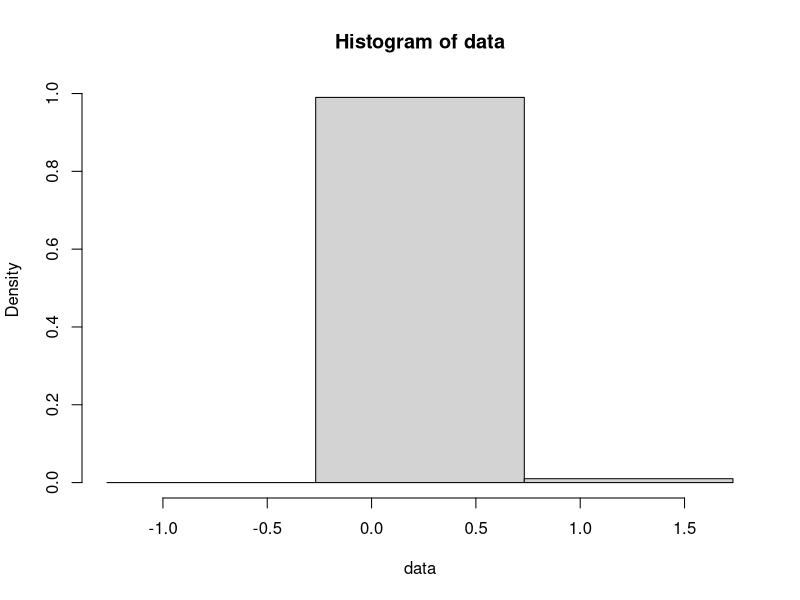

This chart was generated by the following R code:
library(MASS)

rm(list=ls())
cat("\014")

mysteryDATA = read.table(file="mysteryDATA.dat")
attach(mysteryDATA)
#summary(mysteryDATA)

#choose data set
data=d5
summary(data)
min=min(data)
max=max(data)
size=length(data)

#eliminate bad distributions
by=max/10
isDisc = TRUE
isExp = TRUE
isGamma = TRUE
isBeta = TRUE
for(i in data){
	if((i %% 1) > 0){
	  by=1
		isDisc = FALSE
	}
	if(i < 0){
		isExp = FALSE
		isGamma = FALSE
		isBeta = FALSE
	}
  if(i > 0){
    isBeta = FALSE
  }
}

seq=seq(min-1-by/2,max+1+by/2,by)
hist(data,seq,prob=TRUE)

#find best fit distribution
if(isDisc){
	#fitBinom = 1
	fitGeom = fitdistr(data,"geometric")
	#fitHyper = 1
	fitPois = fitdistr(data,"Poisson")
	fitNBinom = fitdistr(data,"negative binomial") 
} else {
	#fitUnif = 1
	fitNorm = fitdistr(data,"normal")
	if(isExp){fitExp = fitdistr(data,"exponential")}
	if(isGamma){fitGamma = fitdistr(data,"gamma")}
	#fitChi = fitdistr(data,"chi-squared", list(df=1,ncp=0))
	if(isBeta){
	  fitBeta1 = fitdistr(data,"beta", list(shape1 = 0.5, shape2 = 0.5))
	  fitBeta2 = fitdistr(data,"beta", list(shape1 = 0.5, shape2 = 1))
	  fitBeta3 = fitdistr(data,"beta", list(shape1 = 0.5, shape2 = 2))
	  fitBeta4 = fitdistr(data,"beta", list(shape1 = 1, shape2 = 0.5))
	  fitBeta5 = fitdistr(data,"beta", list(shape1 = 1, shape2 = 1))
	  fitBeta6 = fitdistr(data,"beta", list(shape1 = 1, shape2 = 2))
	  fitBeta7 = fitdistr(data,"beta", list(shape1 = 2, shape2 = 0.5))
	  fitBeta8 = fitdistr(data,"beta", list(shape1 = 2, shape2 = 1))
	  fitBeta9 = fitdistr(data,"beta", list(shape1 = 2, shape2 = 2))
	}
}

#print best distribution(s)
x=seq(min,max,1)
#discrete distributions
if(exists("fitBinom")){
  print(fitBinom)
  line=dbinom(x,size=fitBinom[1])
  lines(x,line,col="red",lty="dashed",lwd=2)
}
if(exists("fitGeom")){
  print(fitGeom)
  line=dgeom(x,prob=fitGeom$estimate[1])
  lines(x,line,col="green",lty="dotted",lwd=2)
}
if(exists("fitHyper")){
  print(fitHyper)
  line=dhyper(x,m=,n=,k=)
  lines(x,line,col="blue",lty="dotdash",lwd=2)
}
if(exists("fitPois")){
  print(fitPois)
  line=dpois(x,lambda=fitPois$estimate[1])
  lines(x,line,col="violet",lty="longdash",lwd=2)
}
if(exists("fitNBinom")){
  print(fitNBinom)
  line=dnbinom(x,size=fitNBinom$estimate[1],mu=fitNBinom$estimate[2])
  lines(x,line,col="cyan",lty="twodash",lwd=2)
}
#continuous distributions
if(exists("fitUnif")){
  print(fitUnif)
  line=dunif(x,min=fitUnif$estimate[1],max=fitUnif[2])
  lines(x,line,col="red",lty="dashed",lwd=2)
}
if(exists("fitNorm")){
  print(fitNorm)
  line=dnorm(x,mean=fitNorm$estimate[1],sd=fitNorm$estimate[2])
  lines(x,line,col="green",lty="dotted",lwd=2)
}
if(exists("fitExp")){
  print(fitExp)
  line=dexp(x,rate=fitExp$estimate[1])
  lines(x,line,col="blue",lty="dotdash",lwd=2)
}
if(exists("fitGamma")){
  print(fitGamma)
  line=dgamma(x,shape=fitGamma$estimate[1],rate=fitGamma$estimate[2])
  lines(x,line,col="violet",lty="longdash",lwd=2)
}
if(exists("fitChi")){
  print(fitChiSq)
  line=dchisq(x,df=fitChiSq$estimate[1])
  lines(x,line,col="cyan",lty="twodash",lwd=2)
}
if(exists("fitBeta")){
  print(fitBeta)
  line=dbeta(x,shape1=fitBeta$estimate[1],shape2=fitBeta$estimate[2])
  lines(x,line,col="yellow",lty="solid",lwd=2)
}